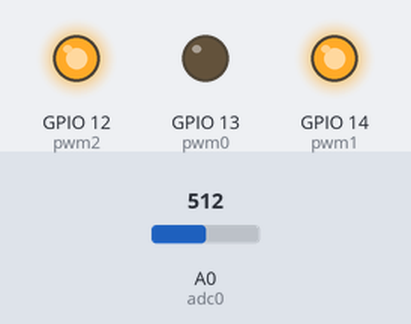
Bench run of a program on a simulated ESP8266 board running MicroPython. Parts: output pins drawn as LEDs (lit = HIGH). The test bench sets the inputs (shaded band); at power-on: A0 (adc0) = 512 (analog values on the 0–1023 scale).

Above: at 1.2 s.
1.3 s: A0 (adc0) set to 364
2.8 s: A0 (adc0) set to 337
At 4.0 s:
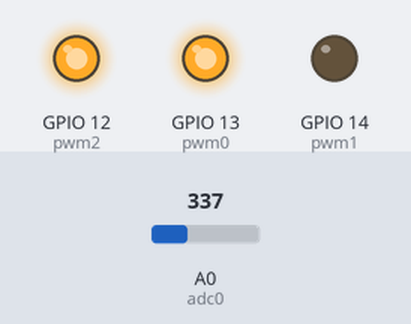
4.3 s: A0 (adc0) set to 690
At 5.3 s:
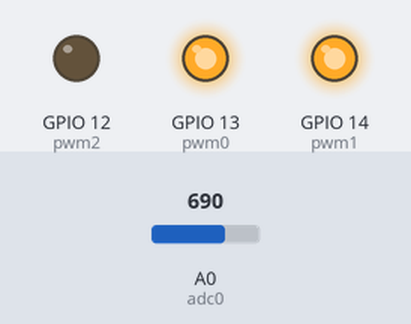
5.8 s: A0 (adc0) set to 672
At 6.5 s:
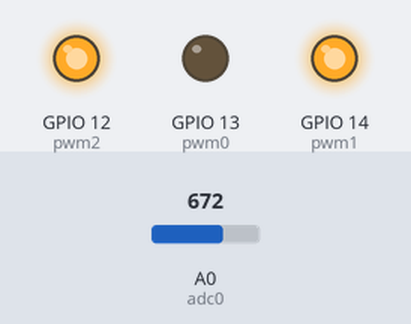
7.3 s: A0 (adc0) set to 716
At 7.8 s:
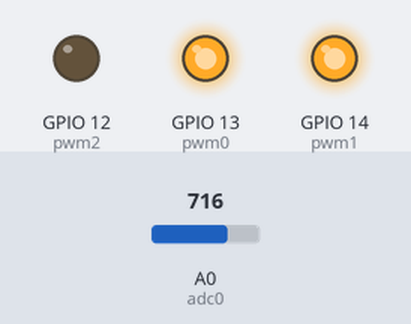
Timing chart, 0 to 9.8 s (numbered marks = the images above; inputs shaded):
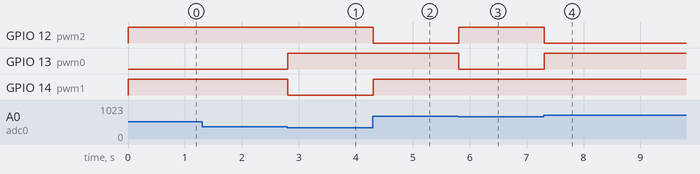

Measured:
- the behaviour switches between 346 and 345 on A0 (adc0) (found by bisection; images 0 and 1)
- the behaviour switches between 680 and 679 on A0 (adc0) (found by bisection; images 2 and 3)
- after the input at 1.3 s, every drawn part: stays the same
- after the input at 2.8 s, GPIO 13 (pwm0): LOW → HIGH at once; GPIO 14 (pwm1): HIGH → LOW at once
- after the input at 4.3 s, GPIO 12 (pwm2): HIGH → LOW at once; GPIO 14 (pwm1): LOW → HIGH at once
- after the input at 5.8 s, GPIO 12 (pwm2): LOW → HIGH at once; GPIO 13 (pwm0): HIGH → LOW at once
- after the input at 7.3 s, GPIO 12 (pwm2): HIGH → LOW at once; GPIO 13 (pwm0): LOW → HIGH at once

The program:

Color_Light.py
```python
from machine import Pin,PWM,ADC
import time

pwm0=PWM(Pin(13,Pin.OUT),1000)
pwm1=PWM(Pin(14,Pin.OUT),1000)
pwm2=PWM(Pin(12,Pin.OUT),1000)
adc0=ADC(0)
def setColor(r, g, b):
    pwm0.duty(r)
    pwm1.duty(g)
    pwm2.duty(b)
    time.sleep_ms(100)
try:
    while True:
        adcValue=adc0.read()

        if(adcValue>=0) and (adcValue<=345):
            setColor(1023, 0, 1023)
        elif (adcValue>345) and (adcValue<680):
            setColor(0, 1023, 1023)
        elif(adcValue>=680) and (adcValue<=1024):
            setColor(1023, 1023, 0)
except:
    pwm0.deinit()
    pwm1.deinit()
    pwm2.deinit()
```
